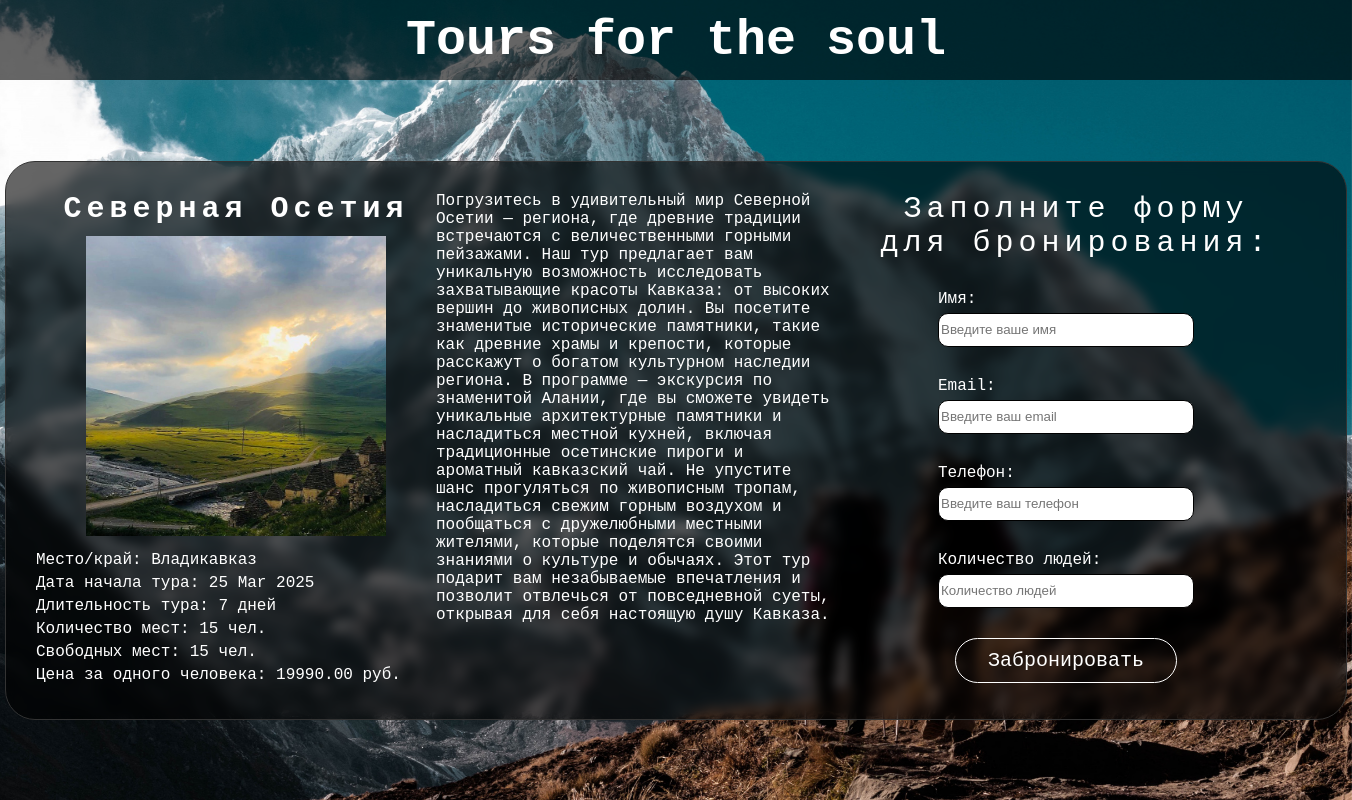
Screenshot of /tours/book/2/ with the database file from the repository.
### web_site/models.py (models this page shows, shortened)
class Tour(Model):
    title = CharField(max_length=17, help_text=(
        'Заголовок тура (не более 17 символов)'))
    description = TextField(max_length=1100, help_text=(
        'Описание тура (не более 1100 символов)'))
    place = CharField(max_length=27, help_text=(
        'Локация тура (не более 27 символов)'))
    start_date_tour = DateField(help_text=('Дата начала тура'))
    duration = IntegerField(help_text=('Длительность тура (в днях)'))
    max_people = IntegerField(help_text=('Максимальное количество мест'))
    available_places = IntegerField(help_text=('Свободные места'))
    occupied_places = IntegerField(help_text=('Занятые места'))
    price_per_person = DecimalField(max_digits=10, decimal_places=2, help_text=(
        'Цена за одного человека (в формате 0000.00)'))
    image = models.ImageField(
        upload_to='static/image/img_tour',
        validators=[validate_square_and_size],
        help_text=(
            'Загрузите квадратное изображение размером не более 1000x1000 пикселей.'))
    class Meta:
        verbose_name_plural = 'Tours'

### web_site/views.py (the view)
# urls.py: path('tours/book/<int:tour_id>/', book_tour_page, name='book_tour_page'),
def book_tour_page(request, tour_id):
    logger.debug(f'Страница тура под id: {tour_id} загружена')
    try:
        tour = Tour.objects.get(id=tour_id)
    except Tour.DoesNotExist:
        logger.error(f'Страница тура под id: '
                     f'{tour_id} недоступна. Возможно тура с данным id не существует')
        return render(request, 'errors/error_page.html')
    if request.method == "POST":
        form = UserForm(request.POST)
        if form.is_valid():
            user = form.save(commit=False)
            number_of_people = user.number_of_people
            user_email = user.email
            if number_of_people > tour.available_places:
                logger.warning(f'Недостаточно мест для бронирования. Запрошено: '
                               f'{number_of_people}, доступно: {tour.available_places}')
                form.add_error('number_of_people',
                               'Недостаточно свободных мест для бронирования.')
            else:
                tour.available_places -= number_of_people
                tour.occupied_places += number_of_people
                tour.save()
                user.tour = tour
                user.save()
                logger.info(f'Тур успешно забронирован с помощью {user_email}. Тур: '
                            f'{tour.title}, Количество человек: {number_of_people}')
                send_book_email(user_email, tour.title, tour.start_date_tour,
                                tour.duration, number_of_people, tour.price_per_person)
                return redirect('success_book_page')
    else:
        form = UserForm()
    context = {
        'tour': tour,
        'form': form,
    }
    return render(request, 'book_tour_page.html', context)

### web_site/forms.py (shortened to what this page needs)
class UserForm(forms.ModelForm):
    class Meta:
        model = User
        fields = ['name', 'email', 'phone', 'number_of_people']
        widgets = {
            'name': forms.TextInput(attrs={'placeholder': 'Введите ваше имя'}),
            'email': forms.EmailInput(attrs={'placeholder': 'Введите ваш email'}),
            'phone': forms.TextInput(attrs={'placeholder': 'Введите ваш телефон'}),
            'number_of_people': forms.NumberInput(attrs={'placeholder': 'Количество людей'}),
        }

### templates/book_tour_page.html (shortened to what this page needs)
{% extends 'base_page.html' %}
{% load static %}
{% block head %}
<head>
    <link rel="stylesheet" type="text/css" href="{% static 'css/base_page_style.css' %}">
    <link rel="stylesheet" type="text/css" href="{% static 'css/book_tour_page_style.css' %}">
</head>
{% endblock %}
{% block content %}
<div class="block-selected-tour">
    <div class="selected-tour">
        <div class="show-selected-tour">
            <div class="titel-tour">
                {{ tour.title }}
            </div>
            <div class="img-tour">
                <img src="{{ tour.image.url }}" alt="{{ image.title }}" style="max-width: 300px; height: auto;">
            </div>
            <div class="desc-tour">
                <div class="place-tour">
                    <span>Место/край:</span>
                    {{ tour.place }}
                </div>
                <div class="start-date-tour">
                    <span>Дата начала тура:</span>
                    {{ tour.start_date_tour|date:"d M Y" }}
                </div>
                <div class="duration-tour">
                    <span>Длительность тура:</span>
                    {{ tour.duration }} дней
                </div>
                <div class="max-people-tour">
                    <span>Количество мест:</span>
                    {{ tour.max_people }} чел.
                </div>
                <div class="av-places-tour">
                    <span>Свободных мест:</span>
                    {{ tour.available_places }} чел.
                </div>
                <div class="price-tour">
                    <span>Цена за одного человека:</span>
                    {{ tour.price_per_person }} руб.
                </div>
            </div>
        </div>
        <div class="desc-selected-tour">
            <span>{{ tour.description }}</span>
        </div>
        <div class="form-for-user">
            <div class="form-title">
                <span>Заполните форму для бронирования:</span>
            </div>
            <div class=form-field>
                <form method="post">
                    <div class="form-group">
                        <label for="id_name">Имя:</label>
                        <input type="text" name="name" id="id_name" placeholder="Введите ваше имя" required>
                    </div>
                    <div class="form-group">
                        <label for="id_email">Email:</label>
                        <input type="email" name="email" id="id_email" placeholder="Введите ваш email" required>
                    </div>
                    <div class="form-group">
                        <label for="id_phone">Телефон:</label>
                        <input type="text" name="phone" id="id_phone" placeholder="Введите ваш телефон" required>
                    </div>
                    <div class="form-group">
                        <label for="id_number_of_people">Количество людей:</label>
                        <input type="number" name="number_of_people" id="id_number_of_people"
                            placeholder="Количество людей" required>
                    </div>
                    <div class="book-button"><button type="submit">Забронировать</button></div>
                </form>
            </div>
        </div>
    </div>
</div>
{% endblock %}

### static/css/base_page_style.css (style rules this page uses)
body { display: flex; flex-direction: column; min-height: 100vh; margin: 0px; font-family: Courier New; }

### static/css/book_tour_page_style.css (style rules this page uses)
.block-selected-tour { display: flex; flex-direction: column; justify-content: center; align-items: center; }
.block-selected-tour .selected-tour { display: flex; text-align: left; border: 1px solid #333; border-radius: 30px; padding: 30px; backdrop-filter: blur(6px); background-color: rgba(0, 0, 0, 0.6); }
.block-selected-tour .selected-tour .show-selected-tour { width: 400px; }
.block-selected-tour .selected-tour .show-selected-tour .titel-tour { display: block; text-align: center; color: white; font-weight: bold; font-size: 30px; letter-spacing: 5px; }
.block-selected-tour .selected-tour .show-selected-tour .img-tour { display: block; text-align: center; margin: 10px 0px 10px 0px; }
.block-selected-tour .selected-tour .show-selected-tour .desc-tour { display: block; text-align: left; color: white; }
.block-selected-tour .selected-tour .show-selected-tour .desc-tour div { margin-bottom: 5px; }
.block-selected-tour .selected-tour .desc-selected-tour { display: block; width: 400px; overflow-wrap: break-word; color: white; }
.block-selected-tour .selected-tour .form-for-user { padding: 0px 40px; width: 400px; }
.block-selected-tour .selected-tour .form-for-user .form-title { display: block; text-align: center; color: white; font-size: 30px; letter-spacing: 5px; margin: 0px 0px 30px; }
.block-selected-tour .selected-tour .form-for-user .form-field { display: flex; justify-content: center; }
.block-selected-tour .selected-tour .form-for-user .form-group label { display: block; color: white; margin: 0px 0px 5px; }
.block-selected-tour .selected-tour .form-for-user .form-group input { display: block; margin: 0px 0px 30px; width: 250px; height: 30px; border: 1px solid black; border-radius: 10px; }
.block-selected-tour .selected-tour .form-for-user .form-field .book-button { display: flex; justify-content: center; }
.block-selected-tour .selected-tour .form-for-user .form-field .book-button button { font-family: Courier New; font-size: 20px; color: rgb(255, 255, 255); background-color: rgba(0, 0, 0, 0); text-decoration: none; border: 1px solid rgb(255, 255, 255); border-radius: 24px; padding: 10px 32px; transition: background-color 0.3s, color 0.3s; }

### rows the page displays
Tour: title "Северная Осетия", image (picture), place "Владикавказ", start_date_tour "25 Mar 2025", duration "7", max_people "15", available_places "15", price_per_person "19990.00", description "Погрузитесь в удивительный мир Северной Осетии — региона, где древние традиции встречаются с величественными горными пейзажами. Наш тур предлагает вам уникальную возможность исследовать захватывающие красоты Кавказа: от высоких вершин до живописных долин. Вы посетите знаменитые исторические памятники, такие как древние храмы и крепости, которые расскажут о богатом культурном наследии региона. В программе — экскурсия по знаменитой Алании, где вы сможете увидеть уникальные архитектурные памятники и насладиться местной кухней, включая традиционные осетинские пироги и ароматный кавказский чай. Не упустите шанс прогуляться по живописным тропам, насладиться свежим горным воздухом и пообщаться с…"
